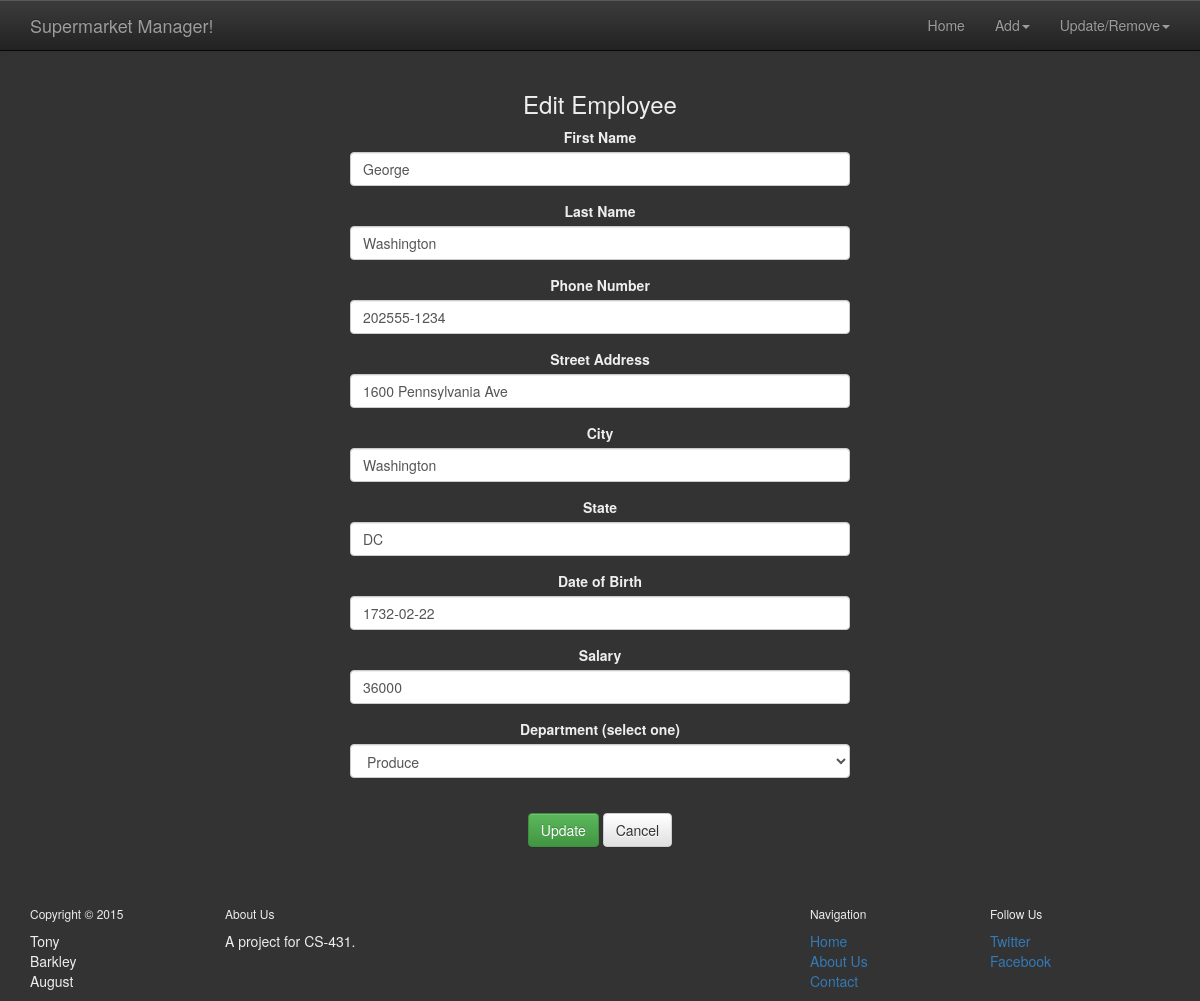
The page /editEmployee.php?id=1 on the database as committed earlier.
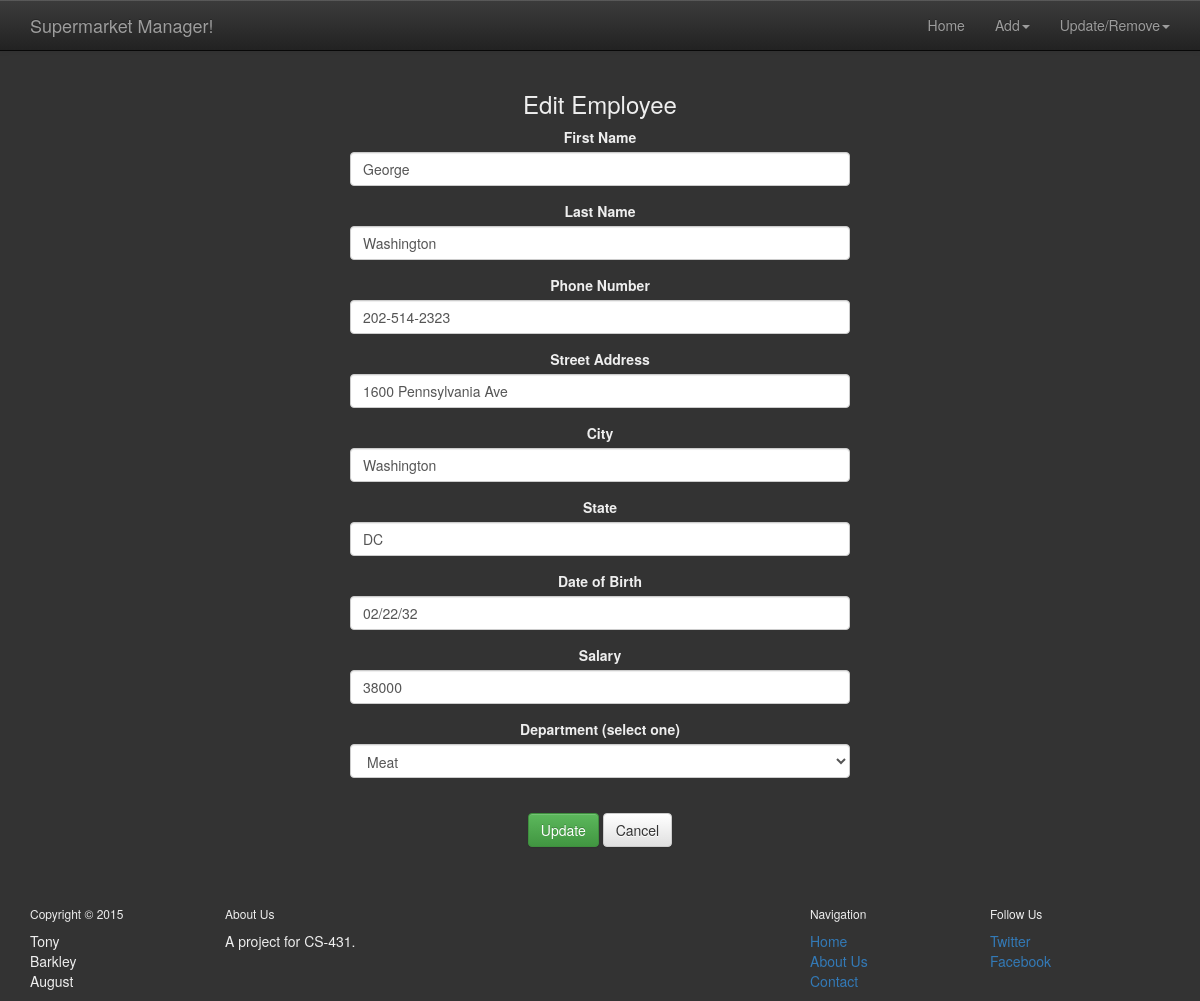
The same page on the database as committed later.
### tables this page shows
CREATE TABLE IF NOT EXISTS `EMPLOYEE` (
  `Employee_ID` int(11) NOT NULL AUTO_INCREMENT,
  `Employee_first_name` varchar(45) NOT NULL,
  `Employee_last_name` varchar(45) NOT NULL,
  `Employee_salary` int(11) NOT NULL,
  `Employee_date_of_birth` varchar(20) NOT NULL,
  `Employee_phone` varchar(45) NOT NULL,
  `Employee_street_name` varchar(45) NOT NULL,
  `Employee_city` varchar(45) NOT NULL,
  `Employee_state` varchar(2) NOT NULL,
  `Department_ID` int(11) NOT NULL,
  PRIMARY KEY (`Employee_ID`),
  KEY `fk_EMPLOYEE_DEPARTMENT1_idx` (`Department_ID`)
);

CREATE TABLE IF NOT EXISTS `DEPARTMENT` (
  `Department_ID` int(11) NOT NULL AUTO_INCREMENT,
  `Department_name` varchar(45) NOT NULL,
  PRIMARY KEY (`Department_ID`)
);

### editEmployee.php (the view, shortened to what this page needs)
<?php
	include("header.php");
	if (!isset($_POST['id'])) {
		$UID = $_GET['id'];
		$sql = "SELECT * FROM EMPLOYEE WHERE EMPLOYEE_ID = '$UID'";
		$query = mysql_query($sql) or die(mysql_error());
	}
	if(mysql_num_rows($query)>=1){
	    while($row = mysql_fetch_array($query)) {
	  		$firstName = $row['Employee_first_name'];
	  		$lastName = $row['Employee_last_name'];
	  		$salary = $row['Employee_salary'];
	  		$dob = $row['Employee_date_of_birth'];
	  		$phone = $row['Employee_phone'];
	  		$street= $row['Employee_street_name'];
	  		$city= $row['Employee_city'];
	  		$state = $row['Employee_state'];
	  		$department = $row['Department_ID'];
	    }
?>
<div class="container-fluid feature" id="addEmployeeDiv">
	<div class="content">
	<h3>Edit Employee</h3>
	<form action="<?php echo htmlspecialchars($_SERVER["PHP_SELF"]);?>" method="post">
		  <div class="form-group">
	    	<label for="firstName">First Name</label>
	    	<input type="text" class="form-control" name="ud_firstName" value="<?php echo $firstName; ?>">
		  </div>
		  <div class="form-group">
	    	<label for="lastName">Last Name</label>
	    	<input type="text" class="form-control" name="ud_lastName" value="<?php echo $lastName; ?>">
		  </div>
  		  <div class="form-group">
	    	<label for="phNum">Phone Number</label>
	    	<input type="text" class="form-control" name="ud_phNum" value="<?php echo $phone; ?>">
		  </div>
  		  <div class="form-group">
	    	<label for="address">Street Address</label>
	    	<input type="text" class="form-control" name="ud_address" value="<?php echo $street; ?>">
		  </div>
		  <div class="form-group">
	    	<label for="city">City</label>
	    	<input type="text" class="form-control" name="ud_city" value="<?php echo $city; ?>">
		  </div>
		  <div class="form-group">
	    	<label for="state">State</label>
	    	<input type="text" class="form-control" name="ud_state" value="<?php echo $state; ?>">
		  </div>
		  <div class="form-group">
	    	<label for="dob">Date of Birth</label>
	    	<input type="text" class="form-control" name="ud_dob" value="<?php echo $dob; ?>">
		  </div>
		  <div class="form-group">
	    	<label for="salary">Salary</label>
	    	<input type="text" class="form-control" name="ud_salary" value="<?php echo $salary; ?>">
		  </div>
		  <div class="form-group">
	    	<label for="department">Department (select one)</label><br>
				<select class="form-control" name="ud_department">
		<?php
			$sql = "SELECT * FROM DEPARTMENT
					ORDER BY Department_name";
			$result = ( mysql_query($sql) ) or die( mysql_error() );
		while ($row = mysql_fetch_assoc($result)) {
			$dID = $row['Department_ID'];
			$dName = $row['Department_name'];
		?>
	    <option value="<?php echo $dID; ?>" <?php if ($department == $dID) echo 'selected="selected"'; ?> ><?php echo $dName; ?></option>
	<?php } ?>
	  	</select>
	  	</div>
		<br>
		<input type="Submit" value="Update" class="btn btn-success" name="upSubmit">
		<input type="Submit" value="Cancel" class="btn btn-default" name="cancel">
	</form>
<?php } ?>
	</div>
</div>
<?php include("footer.php"); ?>

Rows that differ between the two databases and show on the page:
changed employee "George": ud_phNum "202555-1234" → "202-514-2323"; ud_dob "1732-02-22" → "02/22/32"; ud_salary "36000" → "38000"; ud_department "Produce" → "Meat"
